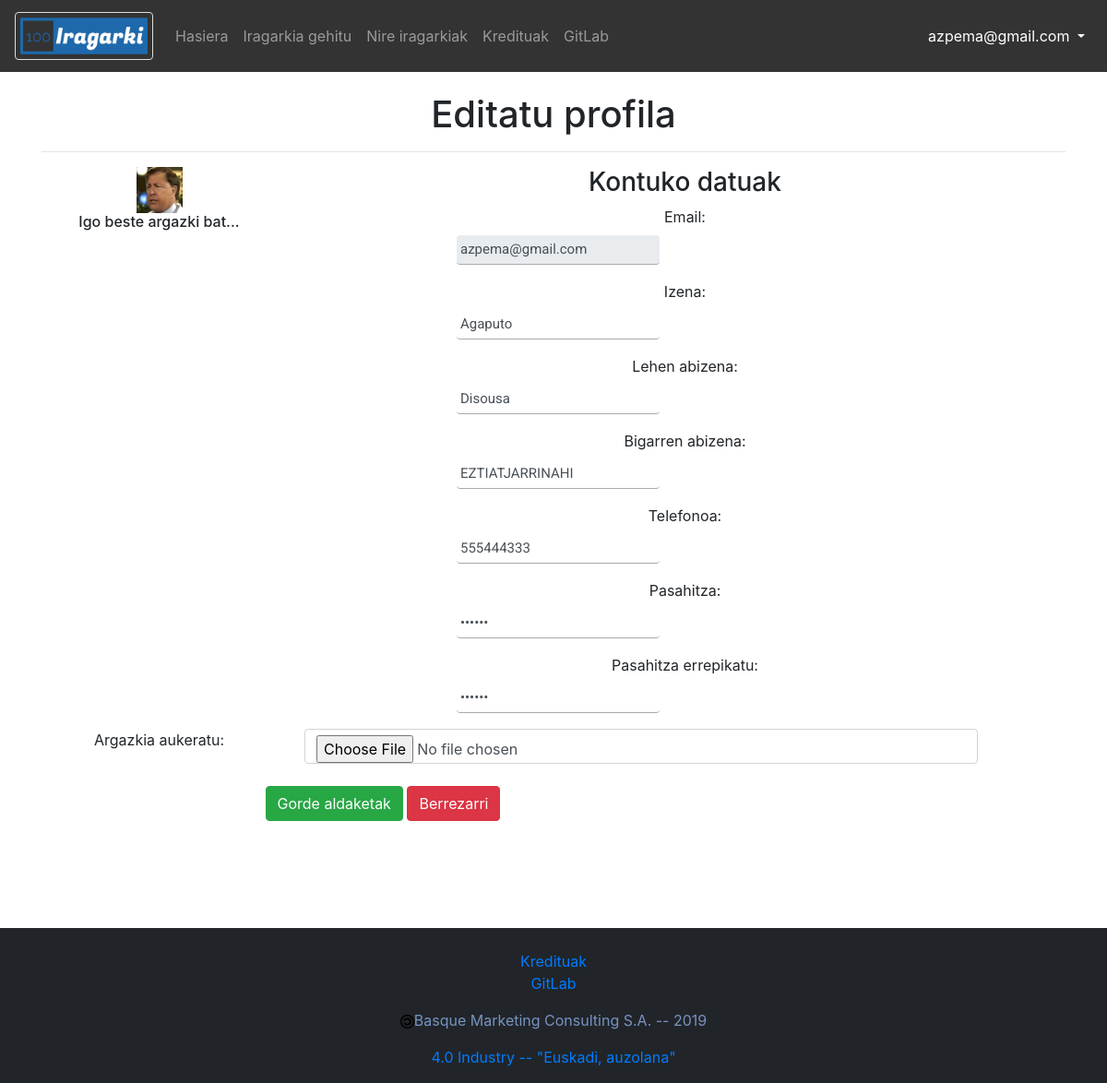
Screenshot of /php/ManageAccount.php (signed in) with the database file from the repository.
### tables this page shows
CREATE TABLE IF NOT EXISTS `users` (
  `email` varchar(100) NOT NULL,
  `password` varchar(100) NOT NULL,
  `name` varchar(100) NOT NULL,
  `surname1` varchar(100) NOT NULL,
  `surname2` varchar(100) NOT NULL,
  `telephone` int(11) NOT NULL,
  `banned` int(11) NOT NULL,
  `admin` int(11) NOT NULL,
  PRIMARY KEY (`email`)
);

### php/ManageAccount.php (the view, shortened to what this page needs)
<!DOCTYPE html>
<html>
<head>
</head>
<body>
	<?php include '../php/Menus.php' ?>
	<?php
	include '../php/DbConfig.php';
	$esteka = mysqli_connect($zerbitzaria, $erabiltzailea, $gakoa, $db) or die("Errorea datu-baseko konexioan");
	$email = $_SESSION['email'];
	$sql = "SELECT * FROM users WHERE email='$email'";
	$emaitza = mysqli_query($esteka, $sql) or die("Errorea datu-baseko kontsultan");
	while ($row = mysqli_fetch_array($emaitza, MYSQLI_ASSOC)) {
		$email = $row['email'];
		$name = $row['name'];
		$surname1 = $row['surname1'];
		$surname2 = $row['surname2'];
		$telephone = $row['telephone'];
	}
	?>
	<div class="main">
		<div class="container">
			<h1 style="text-align:center">Editatu profila</h1>
			<hr>
			<div class="row">
				<div class="col-md-3">
					<div class="text-center">
						<?php
					$images = glob("../images/users/".$email.".*");
					if (empty($images)) {
						$avatar = "../images/Anonimoa.png";
					}
					else {
						$avatar = $images[0];
					}
					?>
						<img src="<?php echo $avatar; ?>" class="avatar img-circle" alt="avatar" id="argazki">
						<h6>Igo beste argazki bat...</h6>
					</div>
				</div>
				<div class="col-md-9 personal-info">
					<h3>Kontuko datuak</h3>
					<form class="form-horizontal" role="form" name="eguneratu" id="eguneratu">
						<div class="form-group">
							<label class="col-lg-3 control-label" for="email">Email:</label>
							<div class="col-lg-8">
								<input class="form-control" type="text" id="email" name="email" value="<?php echo $email; ?>"
									readonly />
							</div>
						</div>
						<div class="form-group">
							<label class="col-lg-3 control-label" for="name">Izena:</label>
							<div class="col-lg-8">
								<input class="form-control" type="text" id="name" name="name" value="<?php echo $name; ?>" />
							</div>
						</div>
						<div class="form-group">
							<label class="col-lg-3 control-label" for="surname1">Lehen abizena:</label>
							<div class="col-lg-8">
								<input class="form-control" type="text" id="surname1" name="surname1"
									value="<?php echo $surname1; ?>" />
							</div>
						</div>
						<div class="form-group">
							<label class="col-lg-3 control-label" for="surname2">Bigarren abizena:</label>
							<div class="col-lg-8">
								<input class="form-control" type="text" id="surname2" name="surname2"
									value="<?php echo $surname2; ?>" />
							</div>
						</div>
						<div class="form-group">
							<label class="col-lg-3 control-label" for="telephone">Telefonoa:</label>
							<div class="col-lg-8">
								<input class="form-control" type="number" id="telephone" name="telephone" pattern="[0-9]{9}"
									title="Telefonoak 9 digitu izan behar ditu" value="<?php echo $telephone; ?>" />
							</div>
						</div>
						<div class="form-group">
							<label class="col-lg-3 control-label" for="password1">Pasahitza:</label>
							<div class="col-lg-8">
								<input class="form-control" type="password" id="password1" name="password1" minlength="6"
									value="123456">
							</div>
						</div>
						<div class="form-group">
							<label class="col-lg-3 control-label" for="password2">Pasahitza errepikatu:</label>
							<div class="col-lg-8">
								<input class="form-control" type="password" id="password2" name="password2" value="123456">
							</div>
						</div>
						</div class="form-group">
							<label class="col-lg-3 control-label" for="image">Argazkia aukeratu:</label>
							<div class="col-lg-8">
								<input type="file" class="form-control" id="image" name="image" accept="image/*">
							</div>
						</div>
						<div class="form-group">
							<br>
							<div class="col-lg-8">
								<input type="button" class="btn btn-success" value="Gorde aldaketak" id="gorde">
								<input type="reset" class="btn btn-danger" value="Berrezarri"
									onclick="location.href='ManageAccount.php'">
							</div>
						</div>
				</div>
			</div>
</body>
</html>

### styles/Style.css (style rules this page uses)
* { margin: 0; padding: 0; }
html { font-family: Roboto, sans-serif; }
body { margin: 0; background-color: #21ce77; }
footer { background: #212529; text-align: center; }
.main { position: relative; width: 100%; display: inline-block; text-align: center; margin-top: 100px; }
.footer { position: bottom; width: 100%; display: inline-block; text-align: center; margin-top: 100px; color: #7892c2; }
#argazki { max-height: 50px; max-width: 100px; }
h1 { margin: 0 0 20px 0; font-weight: 300; font-size: 28px; }
input[type="text"], input[type="password"], input[type="number"], input[type="tel"], input[type="email"] { display: block; box-sizing: border-box; margin-bottom: 1px; padding: 4px; width: 220px; height: 32px; border: none; border-bottom: 1px solid #AAA; font-family: 'Roboto', sans-serif; font-weight: 400; font-size: 15px; transition: 0.2s ease; display:inline-block; }

### rows the page displays
users: email (picture), email "azpema@gmail.com", name "Agaputo", surname1 "Disousa", surname2 "EZTIATJARRINAHI", telephone "555444333"

### other values shown
$email "azpema@gmail.com"
